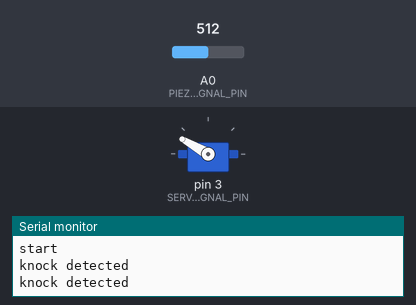
This sketch was run on a simulated Arduino Uno, built with avr-gcc and run on an emulated ATmega328P. Shown: servo, the last lines printed to the serial monitor. The test bench sets the inputs (shaded band); at power-on: A0 (PIEZO_SIGNAL_PIN) = 512.

Above: at 1.8 s.
1.9 s: A0 (PIEZO_SIGNAL_PIN) set to 34
6.0 s: A0 (PIEZO_SIGNAL_PIN) set to 27
At 7.2 s:
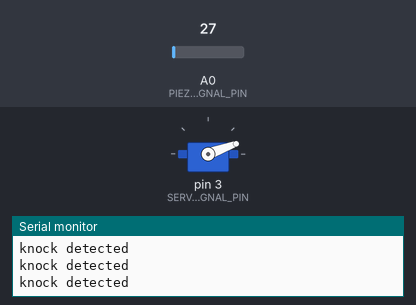
7.5 s: A0 (PIEZO_SIGNAL_PIN) set to 122
At 8.3 s:
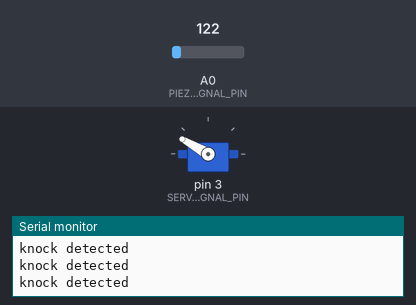
11.6 s: A0 (PIEZO_SIGNAL_PIN) set to 20
At 13.6 s:
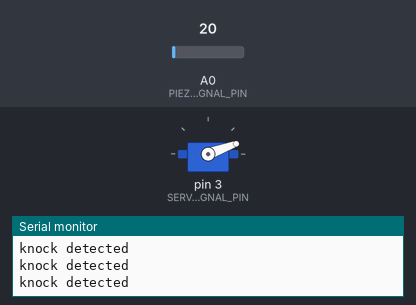
Timing chart, 0 to 15.0 s (numbered marks = the images above; inputs shaded):
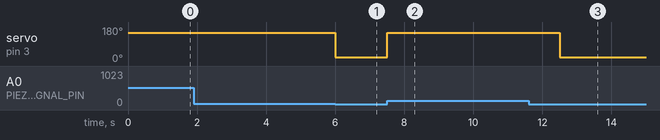

Measured:
- the behaviour switches between 31 and 30 on A0 (PIEZO_SIGNAL_PIN) (found by bisection; images 0 and 1)
- after the input at 6.0 s, servo on pin 3 (SERVO_SIGNAL_PIN): 150° → 20° at once
- after the input at 7.5 s, servo on pin 3 (SERVO_SIGNAL_PIN): 20° → 150° at once
- after the input at 11.6 s, servo on pin 3 (SERVO_SIGNAL_PIN): 150° → 20° after 0.90 s

The sketch:

Firmware.ino
```cpp
#include "Global.h"

#define ServoFirstPos	20
#define ServoSecondPos	150

void setup()
{
	Serial.begin(9600);
	servo.attach(SERVO_SIGNAL_PIN);
	servo.write(ServoFirstPos);
	Serial.println("start");

}

void loop()
{
	if(piezo.read() > 30)
	{
		servo.write(ServoSecondPos);
		Serial.println("knock detected");
		delay(1000);
		servo.write(ServoFirstPos);
	}
}
```

Global.cpp
```cpp
#include "Global.h"

Piezo piezo = Piezo(PIEZO_SIGNAL_PIN);
Servo servo;
```

Global.h
```cpp
#ifndef GLOBAL_H
#define GLOBAL_H

#include "Pins.h"

#include "Piezo.h"
#include "Servo.h"

extern Piezo piezo;
extern Servo servo;

#endif //GLOBAL_H
```

Piezo.cpp
```cpp
#include "Piezo.h"

Piezo::Piezo(int pin) : signalPin(pin) {}
int Piezo::read() //return Piezo reading
{
	return analogRead(signalPin);
}
```

Piezo.h
```cpp
#ifndef PIEZO_H
#define PIEZO_H

#include "arduino.h"

class Piezo
{
	public:
		Piezo(int pin);
		int read();


	private:
		const int signalPin;
};
#endif //PIEZO_H
```

Pins.h
```cpp
/*
PIN OUT header file
*/

#ifndef PINS_H
#define PINS_H

/*Piezo element*/
#define PIEZO_SIGNAL_PIN		A0

/*Servo*/
#define SERVO_SIGNAL_PIN 		3


#endif //__PINS_H
```
